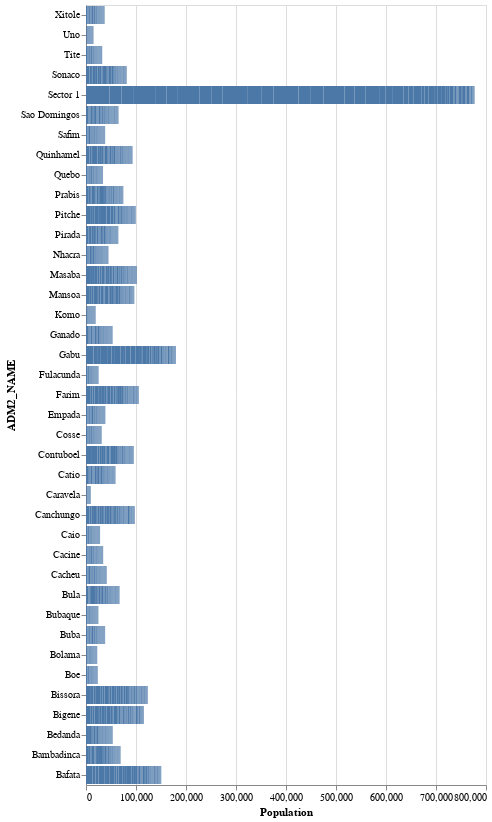

The cell this chart's notebook holds for it:
### Markdown cell above
##### Sort Nominative (N) Data

### Code cell
bar_2.encode(x='Population:Q', y=alt.Y('ADM2_NAME:N', sort=alt.EncodingSortField('ADM2_NAME', order='descending')))

### Figure 1 — Vega-Lite specification as saved in the notebook (floating-point values rounded to 4 significant figures; data arrays with more than 128 entries replaced by an {"elided": "..."} marker saying what was removed)
{"config": {"view": {"continuousWidth": 400, "continuousHeight": 300}}, "data": {"name": "data-012518cc40f1a114cae5821882679261"}, "mark": "bar", "encoding": {"x": {"type": "quantitative", "field": "Population"}, "y": {"type": "nominal", "field": "ADM2_NAME", "sort": {"field": "ADM2_NAME", "order": "descending"}}}, "$schema": "https://vega.github.io/schema/vega-lite/v4.8.1.json", "datasets": {"data-012518cc40f1a114cae5821882679261": {"elided": "2574 records"}}}
